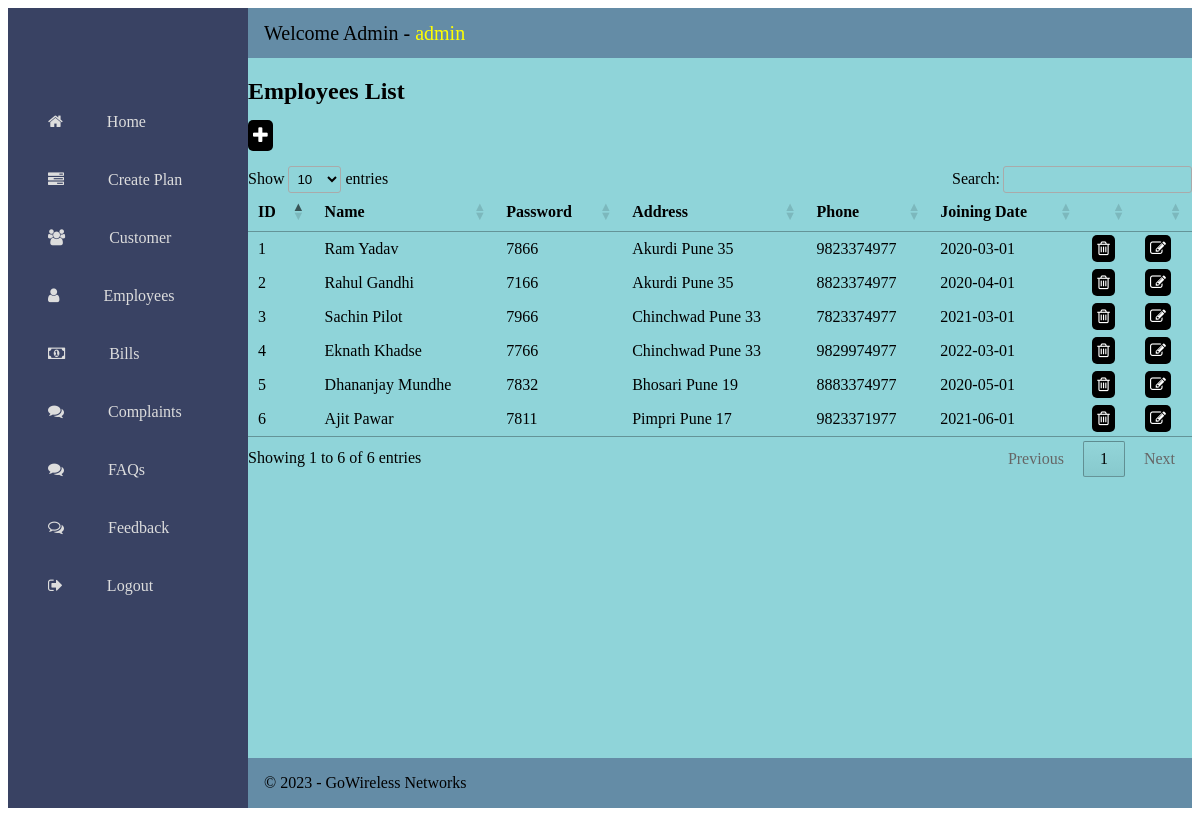
Screenshot of /employee.php (signed in) with the database file from the repository.
### tables this page shows
create table employee(
	emp_id int auto_increment primary key,
	emp_name varchar(100) not null,
	emp_pwd varchar(100) not null,
	emp_addr varchar(100) not null,
	emp_phone varchar(10) not null,
	emp_join_date date not null
);

### employee.php (the view, shortened to what this page needs)
<!DOCTYPE html>
<html>
<head>
<link rel="stylesheet" href="css/admin-home.css"/>
	<link rel="stylesheet" href="https://cdn.datatables.net/1.10.22/css/jquery.dataTables.min.css" />
<link rel="stylesheet" href="https://cdnjs.cloudflare.com/ajax/libs/font-awesome/4.7.0/css/font-awesome.min.css">
</head>
<body>
	<div class="grid-container">
	  <header class="header">
	  	<div>Welcome Admin - <span style="color:yellow;"><?=$_SESSION["uname"]?></span></div>
	  </header>
	  <aside class="sidenav">
	    <ul class="sidenav__list">
	    	<li class="sidenav__list-item"><i class="fa fa-home"></i> <a href="admin-home.php">Home</a></li>
			<li class="sidenav__list-item"><i class="fa fa-tasks" aria-hidden="true"></i>
<a href="create-plan.php">Create Plan</a></li>
		    <li class="sidenav__list-item"><i class="fa fa-users" aria-hidden="true"></i>
 <a href="customer.php">Customer</a></li>
		    <li class="sidenav__list-item"><i class="fa fa-user" aria-hidden="true"></i> <a href="employee.php">Employees</a> </li>
		    <li class="sidenav__list-item"><i class="fa fa-money"></i> <a href="bill.php">Bills</a></li>
		    <li class="sidenav__list-item"><i class="fa fa-comments" aria-hidden="true"></i> <a href="complaints.php">Complaints</a></li>
		    <li class="sidenav__list-item"><i class="fa fa-comments" aria-hidden="true"></i> <a href="faqs.php">FAQs</a></li>
		    		    <li class="sidenav__list-item"><i class="fa fa-comments-o" aria-hidden="true"></i> <a href="feedback.php">Feedback</a></li>
		    <li class="sidenav__list-item"><i class="fa fa-sign-out"></i> <a href="logout.php">Logout</a></li>
  		</ul>
	  </aside>
	  <main class="main">
<?php include "config.php"?>
<?php
	$rs = mysqli_query($con, "select * from employee order by emp_id");
?>
	  <div class="container">
	  <h2>Employees List</h2>
	  <h3><a href="add-employee.php" class="btn" title="Add Employee"><i class="fa fa-plus"></i></a></h3>
	<table id="tableID" style="width:100%" class="table table-striped sampleTable">
	<thead>
	<tr>
		<th>ID</th>
		<th>Name</th>
		<th>Password</th>
		<th>Address</th>
		<th>Phone</th>
		<th>Joining Date</th>
		<th></th>
		<th></th>
	</tr>
	</thead>
	<tbody>
<?php
	while($row = mysqli_fetch_row($rs)){
?>
	<tr>
		<td><?=$row[0]?></td>
		<td><?=$row[1]?></td>
		<td><?=$row[2]?></td>
		<td><?=$row[3]?></td>
		<td><?=$row[4]?></td>
		<td><?=$row[5]?></td>
		<td><a href="delete-employee.php?eid=<?=$row[0]?>" class="btn" title="Delete" onclick="return confirm('Delete employee?')"><i class="fa fa-trash-o"></i></a></td>
		<td><a href="edit-employee.php?eid=<?=$row[0]?>" class="btn" title="Edit"><i class="fa fa-edit"></i></a></td>
	</tr>
<?php
	}
?>
	</tbody>
	</table>
</div>
	  </main>
	  <footer class="footer">
   	    <div>&copy; <?=date('Y')?> - GoWireless Networks</div>
	  </footer>
	</div>
</body>
</html>

### css/admin-home.css (style rules this page uses)
.grid-container { display: grid; grid-template-columns: 240px 1fr; grid-template-rows: 50px 1fr 50px; grid-template-areas: "sidenav header" "sidenav main" "sidenav footer"; height: 100vh; }
.header { grid-area: header; background-color: #648ca6; display: flex; align-items: center; justify-content: space-between; padding: 0 16px; font-size: 20px; }
.sidenav { display: flex; flex-direction: column; grid-area: sidenav; background-color: #394263; }
.sidenav__list { padding: 0; margin-top: 85px; list-style-type: none; }
.sidenav__list-item { padding: 20px 20px 20px 40px; color: #ddd; }
.sidenav__list-item a { padding: 20px 20px 20px 40px; color: #ddd; text-decoration: none; }
.main { grid-area: main; background-color: #8fd4d9; }
.footer { grid-area: footer; background-color: #648ca6; display: flex; align-items: center; justify-content: space-between; padding: 0 16px; background-color: #648ca6; }

### employee.php (style rules this page uses)
.btn { text-decoration:none; padding: 5px; background: black; color: white; border-radius: 5px; }

### rows the page displays
employee: emp_id "1", emp_name "Ram Yadav", emp_pwd "7866", emp_addr "Akurdi Pune 35", emp_phone "9823374977", emp_join_date "2020-03-01"
employee: emp_id "2", emp_name "Rahul Gandhi", emp_pwd "7166", emp_addr "Akurdi Pune 35", emp_phone "8823374977", emp_join_date "2020-04-01"
employee: emp_id "3", emp_name "Sachin Pilot", emp_pwd "7966", emp_addr "Chinchwad Pune 33", emp_phone "7823374977", emp_join_date "2021-03-01"
employee: emp_id "4", emp_name "Eknath Khadse", emp_pwd "7766", emp_addr "Chinchwad Pune 33", emp_phone "9829974977", emp_join_date "2022-03-01"
employee: emp_id "5", emp_name "Dhananjay Mundhe", emp_pwd "7832", emp_addr "Bhosari Pune 19", emp_phone "8883374977", emp_join_date "2020-05-01"
employee: emp_id "6", emp_name "Ajit Pawar", emp_pwd "7811", emp_addr "Pimpri Pune 17", emp_phone "9823371977", emp_join_date "2021-06-01"

### other values shown
$_SESSION["uname"] "admin"
